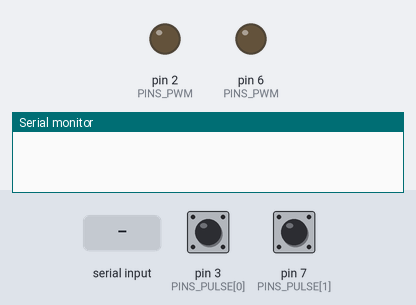
A sketch run on a simulated Arduino Uno, built with avr-gcc and run on an emulated ATmega328P. On the bench: output pins drawn as LEDs (lit = HIGH), the last lines printed to the serial monitor. The inputs (shaded band) are chosen by the test bench; at power-on: pin 3 (PINS_PULSE[0]) HIGH, pin 7 (PINS_PULSE[1]) HIGH.

Above: at 1.2 s.
1.3 s: "90;45\n" received over Serial
At 3.1 s:
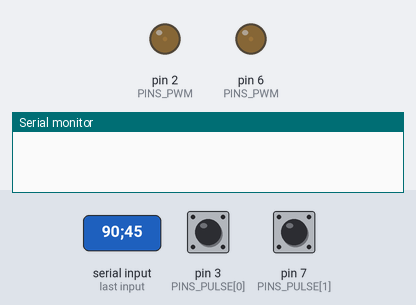
4.3 s: "30;150\n" received over Serial
7.3 s: "5\n" received over Serial
At 7.8 s:
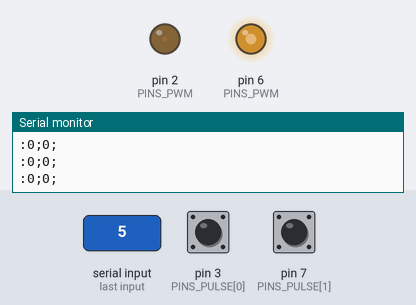
9.8 s: "1;90\n" received over Serial
At 10.6 s:
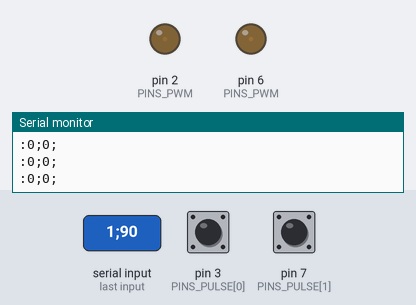
12.8 s: "200\n" received over Serial
15.8 s: "90\n" received over Serial
At 17.6 s:
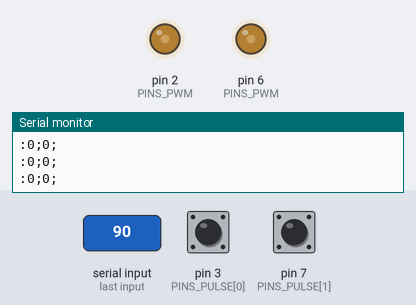
Timing chart, 0 to 19.1 s (numbered marks = the images above; inputs shaded):
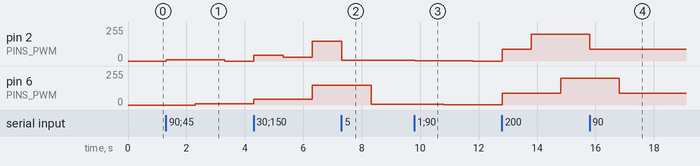

Measured:
- after the input at 1.3 s, pin 2 (PINS_PWM): 0/255 → 9/255 at once, → 0/255 2.0 s later; pin 6 (PINS_PWM): 0/255 → 9/255 after 1.0 s
- after the input at 7.3 s, pin 2 (PINS_PWM): 150/255 → 5/255 at once; pin 6 (PINS_PWM): 150/255 → 5/255 after 1.0 s
- after the input at 9.8 s, pin 2 (PINS_PWM): 5/255 → 1/255 at once, → 0/255 2.0 s later; pin 6 (PINS_PWM): 5/255 → 1/255 after 1.0 s
- after the input at 15.8 s, pin 2 (PINS_PWM): 200/255 → 90/255 at once; pin 6 (PINS_PWM): 200/255 → 90/255 after 1.0 s

The sketch:

bridgehead5V_ino.ino
```cpp
// fancontrol.ino
//
// Intentionally left simple and stupid so that all intelligent code can reside on the host side.

#include <SoftPWM.h>

// pins to which the fans are connected physically
// connector index  0  1  2  3   4   5   6   7
int PINS_PWM[]   = {2, 6}; //, 9, 4, A3, 15, 10, A1};
int PINS_PULSE[] = {3, 7}; //, 8, 5, A2, 14, 16, A0};

void setup() {
  // initialize serial connection
  Serial.begin(9600);

  // init pwm
  SoftPWMBegin();
  for (int i = 0; i < 2; i++) {
    pinMode(PINS_PULSE[i], INPUT);
    digitalWrite(PINS_PULSE[i],HIGH);

    SoftPWMSetFadeTime(PINS_PWM[i], 0, 0);
    SoftPWMSet(PINS_PWM[i], 0);
  }
}

void loop() {
  // get message from serial console
  String message = "";
  while (Serial.available())
    message.concat((char) Serial.read());
  if (message == "")
    return;

  // iterate fans, collect pulse durations
  String pulseDurations = ":";
  for (int i = 0; i < 2; i++) {
    // parse value left of a ';'
    int value = message.substring(0, message.indexOf(';')).toInt();

    SoftPWMSet(PINS_PWM[i], value);

    // strip part left of a ';' from message
    message = message.substring(message.indexOf(';') + 1);

    // respond with pulse durations
    pulseDurations = pulseDurations + String(pulseIn(PINS_PULSE[i], LOW)) + ";";

    // if there is no further ';' in the message, parse and set the rest of it
    if (message.indexOf(';') == -1)
      SoftPWMSet(PINS_PWM[i], message.toInt());
  }
  Serial.println(pulseDurations);
}
```
